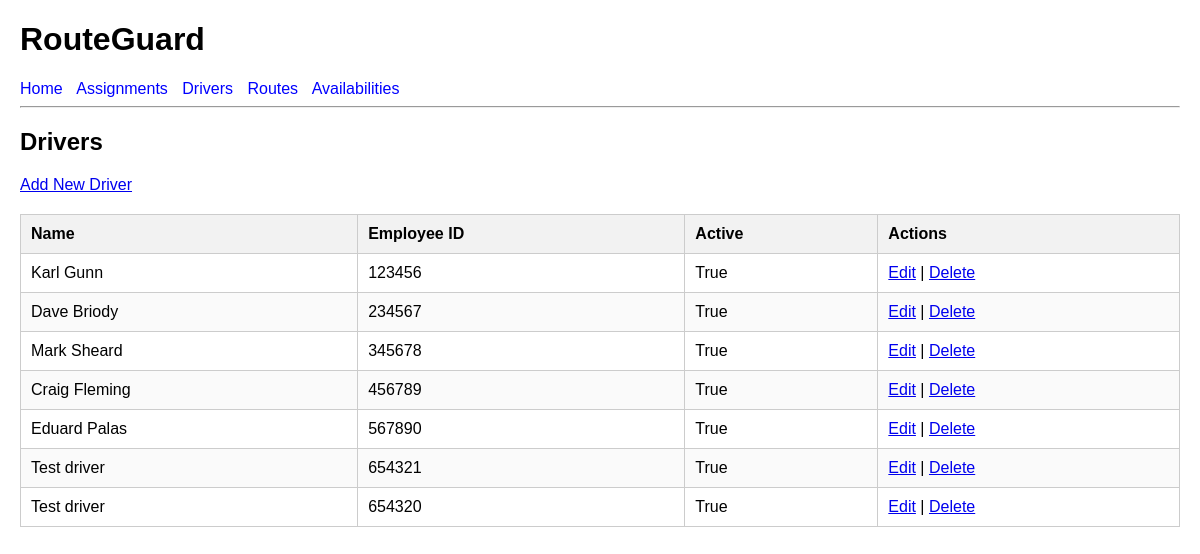
The page /drivers/ on the database as committed earlier.
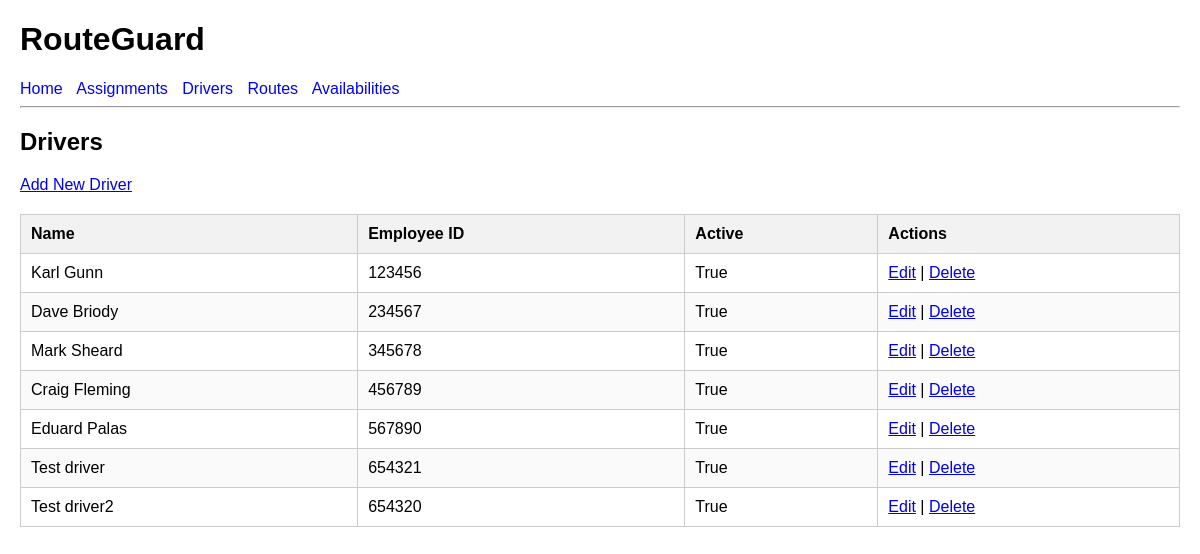
The same page on the database as committed later.
### planner/models.py (models this page shows, shortened)
class Driver(models.Model):
    name = models.CharField(max_length=100)
    employee_id = models.CharField(max_length=20, unique=True)
    active = models.BooleanField(default=True)

### planner/views.py (the view)
# urls.py: path("drivers/", views.driver_list, name="driver_list"),
def driver_list(request):
    drivers = Driver.objects.all()
    return render(
        request,
        "planner/driver_list.html",
        {"drivers": drivers},
    )

### planner/templates/planner/driver_list.html
{% extends "base.html" %}
{% block content %}
<h2>Drivers</h2>
<p><a href="{% url 'create_driver' %}">Add New Driver</a></p>
{% if drivers %}
    <table>
        <thead>
            <tr>
                <th>Name</th>
                <th>Employee ID</th>
                <th>Active</th>
                <th>Actions</th>
            </tr>
        </thead>
        <tbody>
            {% for driver in drivers %}
                <tr>
                    <td>{{ driver.name }}</td>
                    <td>{{ driver.employee_id }}</td>
                    <td>{{ driver.active }}</td>
                    <td>
                        <a href="{% url 'edit_driver' driver.id %}">Edit</a>
                        |
                        <a href="{% url 'delete_driver' driver.id %}">Delete</a>
                    </td>
                </tr>
            {% endfor %}
        </tbody>
    </table>
{% else %}
    <p>No drivers have been added yet.</p>
{% endif %}
{% endblock %}

Rows that differ between the two databases and show on the page:
changed Driver: name "Test driver" → "Test driver2"
